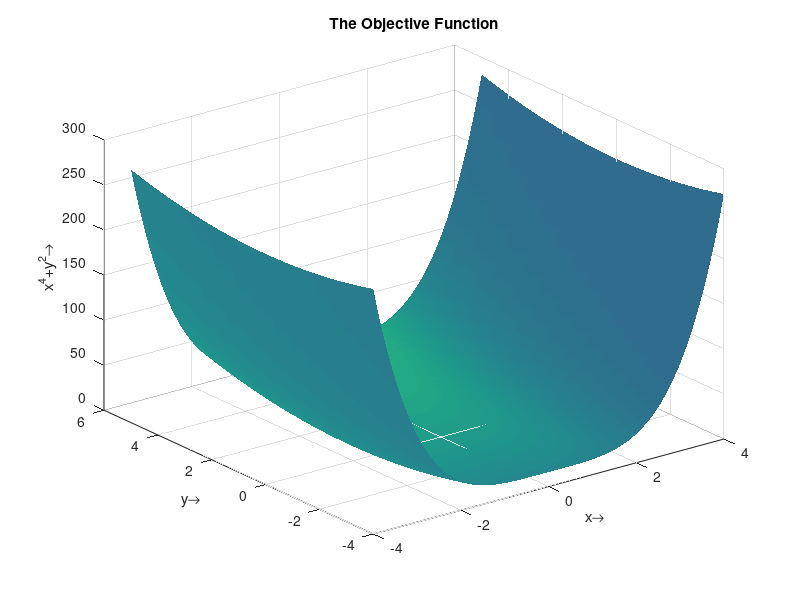

The MATLAB source for this figure:
x_1 = linspace(-4,4);
x_2 = linspace(-4,5);
[xx,yy]= meshgrid(x_1,x_2);
zz = xx.^4 + yy.^2;
colormap default
surfl(xx,yy,zz);
shading interp
title("The Objective Function")
xlabel('x\rightarrow') 
ylabel('y\rightarrow') 
zlabel('x^4+y^2\rightarrow')